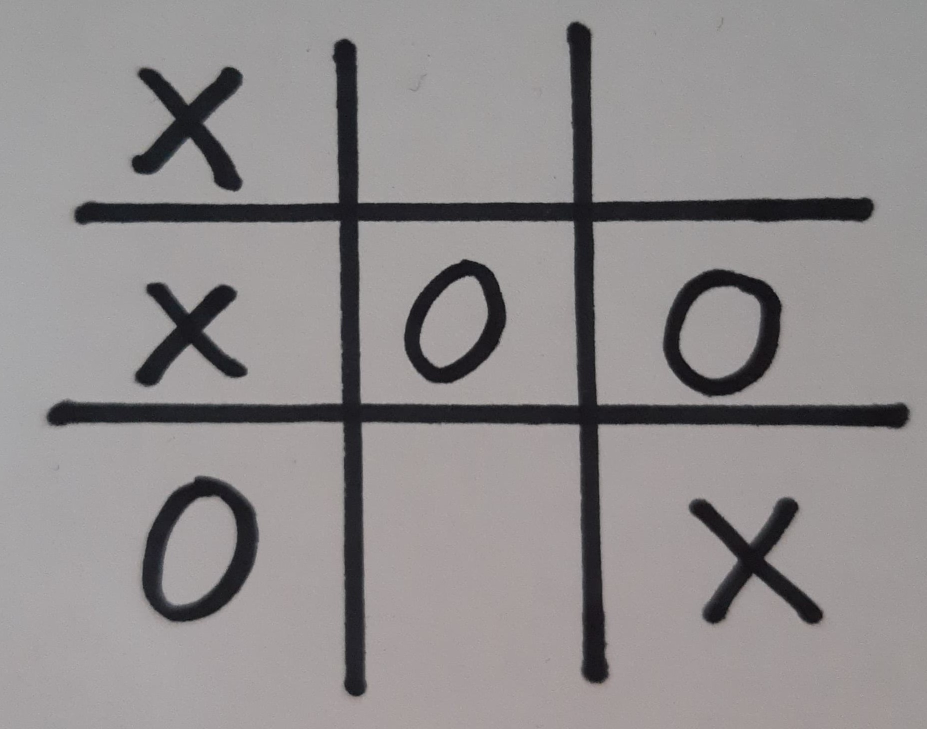
#> input picture Abschlussprojekt_Tic_Tac_Toe/Test_Wiebke/feld_3.jpg, 1854 x 1458 px (shown at 1/2 size)
$ jupyter execute Abschlussprojekt.ipynb
#> lines starting #> are read from the running program, lines starting #| are printed output that depends on the picture; after the words box and inside, x2 and y2 are one past the last pixel; in counts of white or black regions, pixels touching at a corner belong together
Tic Tac Toe Spielstanderkenner

Ziel dieser Arbeit ist es, dass Bilder eines Tic Tac Toe Spiels eingegeben werden und der Spielstand automatisch erkannt wird. Wenn es einen Gewinner gibt, soll dieser Markiert und ausgegeben werden

Schritt 1 Bilder einlesen

[cell 1]
import math
import os
import cv2
import numpy as np
import matplotlib.pyplot as plt
from sklearn.cluster import KMeans
from skimage import color

def show_image(image, title=None):
    plt.imshow(image, cmap='gray')
    if title:
        plt.title(title)
    plt.axis('off')
    plt.show()

def cluster_coords(coords, mindist=20):
    if not coords:
        return []
    coords = sorted(coords)
    clustered = []
    current = [coords[0]]
    for c in coords[1:]:
        if abs(c - current[-1]) < mindist:
            current.append(c)
        else:
            clustered.append(int(np.mean(current)))
            current = [c]
    clustered.append(int(np.mean(current)))
    return clustered

def get_two_most_centered(coords, img_size):
    if len(coords) < 2:
        return [img_size//3, 2*img_size//3]  # Fallback: mittig geschätzt
    targets = [img_size//3, 2*img_size//3]
    selected = []
    coords = sorted(coords)
    for t in targets:
        best = min(coords, key=lambda c: abs(c - t))
        selected.append(best)
        coords.remove(best)
    return sorted(selected)

def get_line_centers(lines, img_size, axis='x'):
    coords = []
    if lines is not None:
        for l in lines:
            x1,y1,x2,y2 = l[0]
            if axis=='x' and abs(x1-x2) < img_size*0.15:
                coords.append((x1+x2)//2)
            if axis=='y' and abs(y1-y2) < img_size*0.15:
                coords.append((y1+y2)//2)
    mind = 15 if axis=='y' else int(img_size*0.04)
    clustered = cluster_coords(coords, mindist=mind)
    print(f"{axis}-ungeclustert:", coords)
    print(f"{axis}-geclustert:", clustered)
    return clustered

def filter_longest_lines(lines, num=12):
    if lines is None or len(lines)==0:
        return []
    segs = [l[0] for l in lines]
    segs.sort(key=lambda l:(l[2]-l[0])**2+(l[3]-l[1])**2, reverse=True)
    return np.array([[s] for s in segs[:num]])

# [9 lines left out: function crop_to_largest_contour, not called in this run]

def extract_grid_lines(binary):
    """ Extrahiert horizontale und vertikale Linien separat. """
    horizontal_kernel = cv2.getStructuringElement(cv2.MORPH_RECT, (40, 1))
    vertical_kernel = cv2.getStructuringElement(cv2.MORPH_RECT, (1, 40))

    detect_horizontal = cv2.morphologyEx(binary, cv2.MORPH_OPEN, horizontal_kernel, iterations=2)
    detect_vertical = cv2.morphologyEx(binary, cv2.MORPH_OPEN, vertical_kernel, iterations=2)

    return detect_horizontal, detect_vertical


def detect_tic_tac_toe_grid(img_path):
#> called with img_path = 'Test_Wiebke/feld_3.jpg'
    if os.path.exists(img_path):
        img_orig = cv2.imread(img_path)
#> img_orig is the input picture: shape (1458, 1854, 3); mean B, G, R 141.2, 140.5, 144.2
    else:
        raise FileNotFoundError(f"Bilddatei '{img_path}' nicht gefunden.")
    gray = cv2.cvtColor(img_orig, cv2.COLOR_BGR2GRAY)

    blur = cv2.medianBlur(gray, 7)

    # adaptive threshold
    binary = cv2.adaptiveThreshold(
        blur, 255,
        cv2.ADAPTIVE_THRESH_GAUSSIAN_C,
        cv2.THRESH_BINARY_INV,
        blockSize=51, C=7
    )
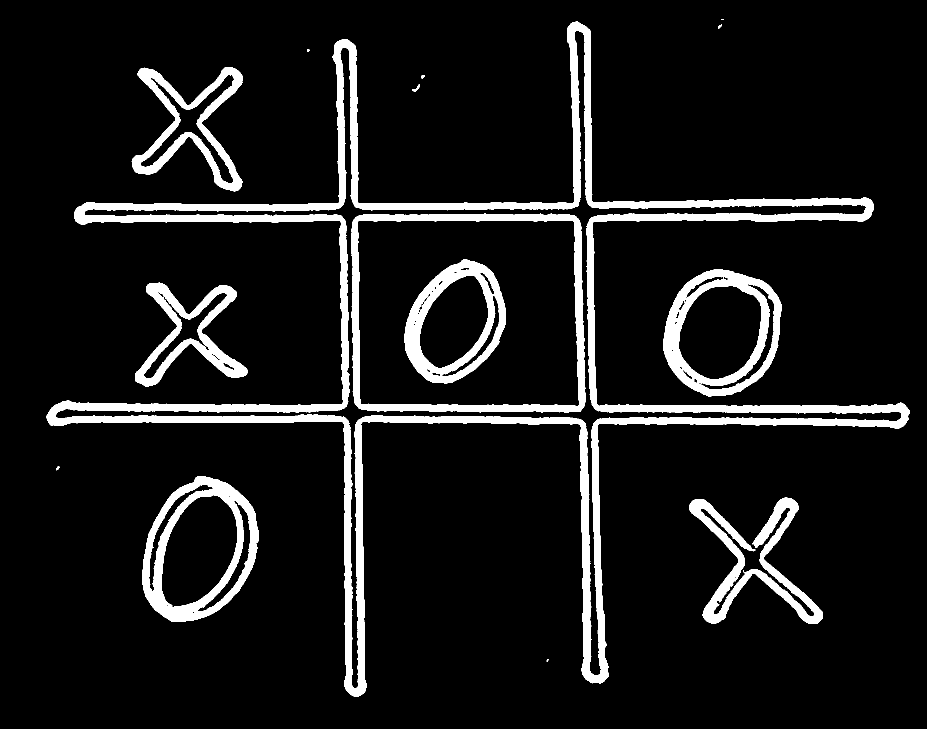
#> binary: shape (1458, 1854) (shown at 1/2 size); 9.5% white; 18 white regions (5 under 20 px), largest, box (x1, y1, x2, y2) and area: (93, 43, 1820, 1393) 133520, (702, 427, 1172, 825) 22092, (284, 952, 517, 1244) 20527
    show_image(binary, "Binary Threshold")

    # gerichtete Linienextraktion
    grid_h, grid_v = extract_grid_lines(binary)
    show_image(grid_h, "Nur horizontale Linien")
    show_image(grid_v, "Nur vertikale Linien")

    # combine für Kantendetektion
    grid_combined = cv2.bitwise_or(grid_h, grid_v)
#> grid_combined: shape (1458, 1854); 5.7% white; 28 white regions, largest, box (x1, y1, x2, y2) and area: (705, 429, 1171, 826) 20128, (1175, 427, 1822, 826) 19097, (712, 833, 1181, 1395) 18911

    h, w = binary.shape
    edges = cv2.Canny(grid_combined, 20, 70, apertureSize=3)
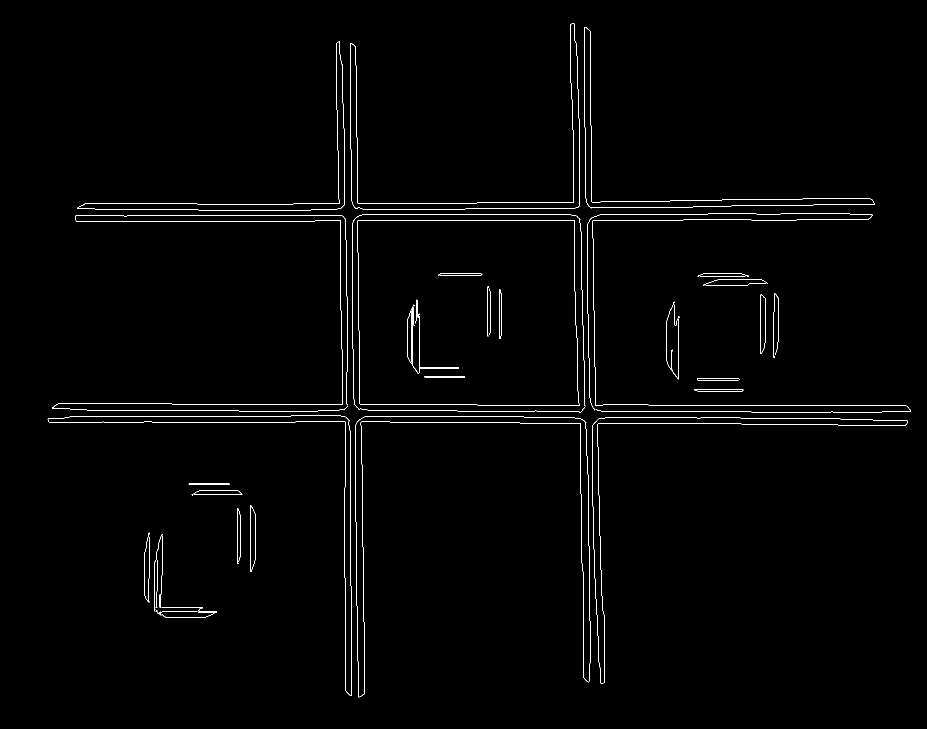
#> edges: shape (1458, 1854) (shown at 1/2 size); 1% white in thin lines or dots, all inside (x1, y1, x2, y2) = (95, 46, 1822, 1395)
    show_image(edges, "Canny Edges")

    min_dim = min(h,w)
    minL = int(min_dim*0.1)
    maxG= int(min_dim*0.25)

    lines = cv2.HoughLinesP(
        edges, 1, np.pi/180,
        threshold=10, minLineLength=minL, maxLineGap=maxG
    )
#> lines = 163 rows, first 6: [861, 428, 1743, 428], [694, 837, 694, 593], [98, 844, 1191, 844], [147, 832, 969, 832], [112, 809, 1296, 809], [1119, 405, 1634, 397]
    lines = filter_longest_lines(lines, num=20)
#> in filter_longest_lines, `segs = [l[0] for l in lines]`: segs = 163 items, first 6: [861, 428, 1743, 428], [694, 837, 694, 593], [98, 844, 1191, 844], [147, 832, 969, 832], [112, 809, 1296, 809], [1119, 405, 1634, 397]
#> lines = 20 rows, first 6: [673, 92, 695, 1386], [707, 89, 728, 1329], [708, 90, 728, 1281], [112, 809, 1296, 809], [98, 844, 1191, 844], [1169, 143, 1207, 1228]

    if lines is not None and len(lines):
        dbg = img_orig.copy()
        for l in lines:
            x1,y1,x2,y2 = l[0]
            cv2.line(dbg, (x1,y1), (x2,y2), (0,255,0), 2)
#> this loop made 20 passes
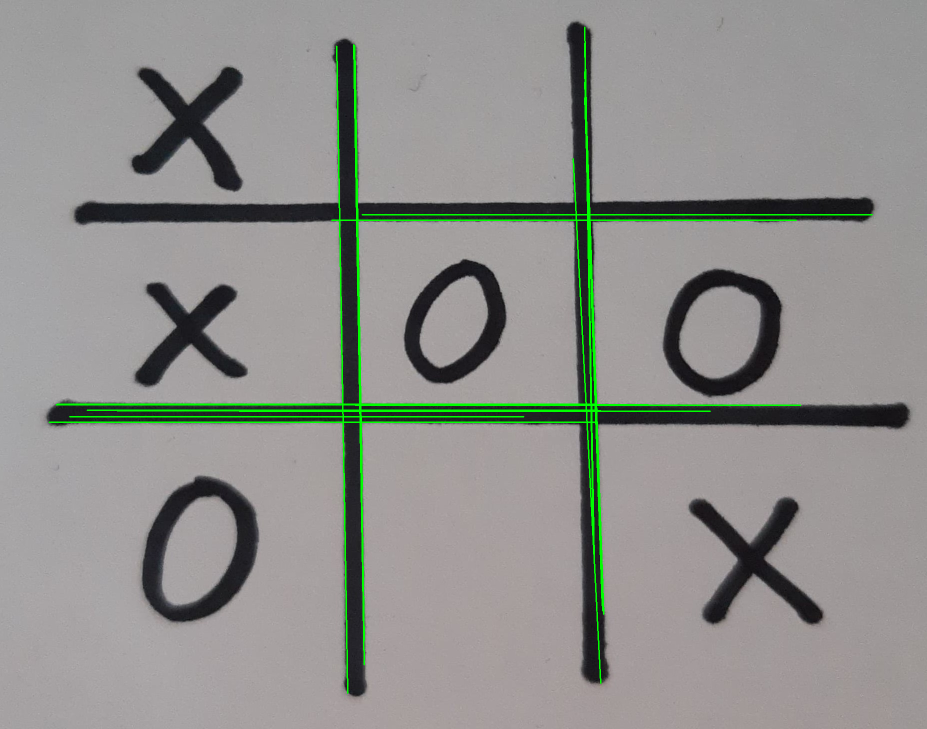
#> dbg: shape (1458, 1854, 3) (shown at 1/2 size); 1.63% of pixels changed, all inside (x1, y1, x2, y2) = (97, 53, 1746, 1388)
        show_image(cv2.cvtColor(dbg, cv2.COLOR_BGR2RGB), "Alle erkannten Linien")

    if lines is not None and len(lines):
        dbg = img_orig.copy()
        for l in lines:
            x1,y1,x2,y2 = l[0]
            cv2.line(dbg, (x1,y1), (x2,y2), (0,255,0), 2)
        show_image(cv2.cvtColor(dbg, cv2.COLOR_BGR2RGB), "Alle erkannten Linien")

    x_centers = get_line_centers(lines, w, axis='x')
#> the loop in get_line_centers, `for l in lines:` made 20 passes
#> after the loop in get_line_centers, `for l in lines:`: coords = [684, 717, 718, 1188, 1178, 1187, 1173, 1186, 1177, 716]
#> in cluster_coords, `coords = sorted(coords)`: coords = [684, 716, 717, 718, 1173, 1177, 1178, 1186, 1187, 1188]
#> in cluster_coords, `current = [coords[0]]`: current = [684]
#> the loop in cluster_coords, `for c in coords[1:]:` made 9 passes
#> (c, current) on pass 4: (1173, [1173])
#> after the loop in cluster_coords, `for c in coords[1:]:`: clustered = [708]
#> in get_line_centers, `clustered = cluster_coords(coords, mindist=mind)`: clustered = [708, 1181]
#| x-ungeclustert: [684, 717, 718, 1188, 1178, 1187, 1173, 1186, 1177, 716]
#| x-geclustert: [708, 1181]
#> x_centers = [708, 1181]
    y_centers = get_line_centers(lines, h, axis='y')
#> the loop in get_line_centers (call 2), `for l in lines:` made 20 passes
#> the loop in cluster_coords (call 2), `for c in coords[1:]:` made 9 passes
#> (c, current) on pass 2: (808, [808])
#| y-ungeclustert: [809, 844, 808, 820, 429, 821, 822, 440, 833, 810]
#| y-geclustert: [434, 820]
#> y_centers = [434, 820]
    vx = get_two_most_centered(x_centers, w)
#> in get_two_most_centered, `coords = sorted(coords)`: coords = [708, 1181]
#> the loop in get_two_most_centered, `for t in targets:` made 2 passes
#> best on passes 1 to 2: 708, 1181
#> after the loop in get_two_most_centered, `for t in targets:`: coords = []; selected = [708, 1181]
#> vx = [708, 1181]
    hy = get_two_most_centered(y_centers, h)
#> the loop in get_two_most_centered (call 2), `for t in targets:` made 2 passes
#> best on passes 1 to 2: 434, 820
#> hy = [434, 820]

    x_coords = [0] + vx + [w]
#> x_coords = [0, 708, 1181, 1854]
    y_coords = [0] + hy + [h]
#> y_coords = [0, 434, 820, 1458]

    img_rgb = cv2.cvtColor(img_orig, cv2.COLOR_BGR2RGB)
    img_grid = img_rgb.copy()
    field_bilder, positionen = [], []

    for row in range(3):
        for col in range(3):
            xa, xb = x_coords[col], x_coords[col+1]
            ya, yb = y_coords[row], y_coords[row+1]
            feld = img_orig[ya:yb, xa:xb]
            field_bilder.append(feld)
            positionen.append((row, col))
            cv2.rectangle(img_grid, (xa,ya), (xb,yb), (255,0,0), 2)
            cv2.putText(img_grid, f"{row},{col}", (xa+5, ya+25),
                        cv2.FONT_HERSHEY_SIMPLEX, 0.8, (0,255,0), 2)
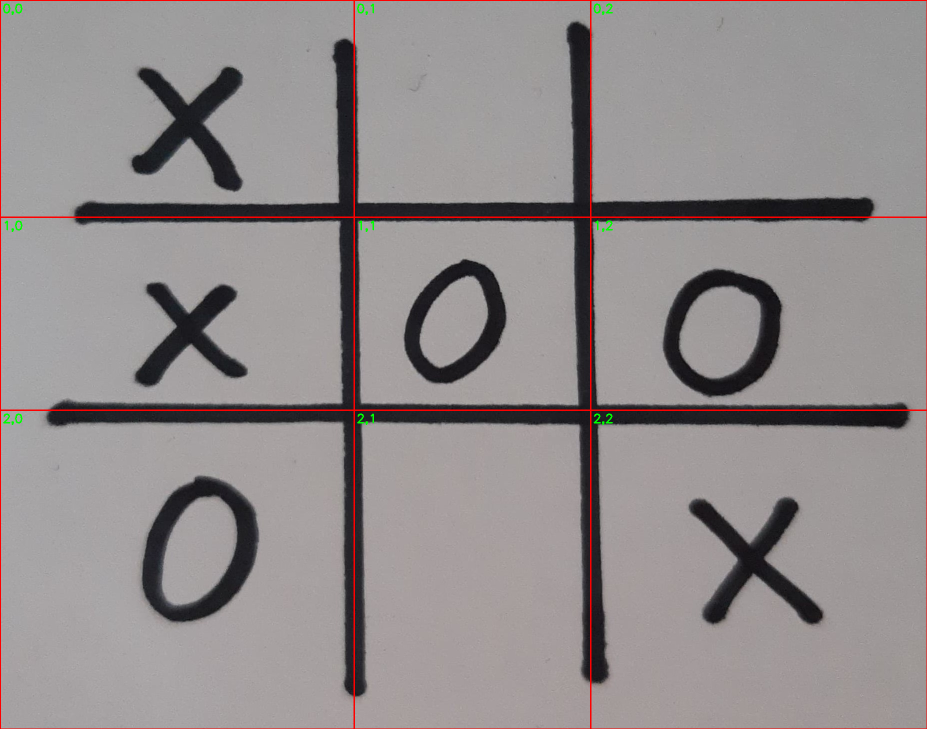
#> img_grid: shape (1458, 1854, 3) (shown at 1/2 size); mean R, G, B 145.9, 139.7, 140.2
#> after the loop, field_bilder = 9 items; positionen = [(0, 0), (0, 1), (0, 2), (1, 0), (1, 1), (1, 2), (2, 0), (2, 1), (2, 2)]

    show_image(cv2.cvtColor(img_grid, cv2.COLOR_BGR2RGB), "Gefundene 9 Felder")
#> in show_image (call 7), `plt.show()`:
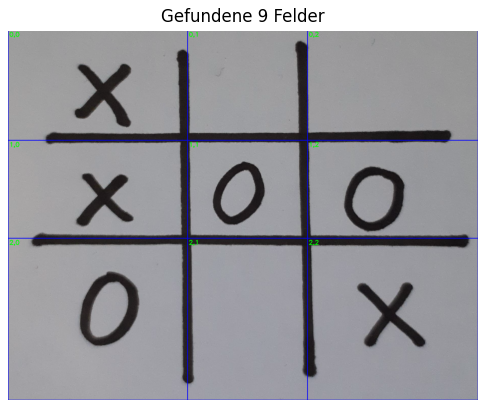
#> figure drawn by matplotlib, 1 panel; B, G, R data is drawn as R, G, B
    return field_bilder, positionen

def crop_and_resize_field(field_img, size=96, pad_color=(255,255,255)):
    h,w = field_img.shape[:2]
    scale = size / max(h,w)
    nh,nw = int(h*scale), int(w*scale)
    resized = cv2.resize(field_img, (nw,nh), interpolation=cv2.INTER_AREA)
    canvas = np.full((size,size,3), pad_color, dtype=np.uint8)
    ys, xs = (size-nh)//2, (size-nw)//2
    canvas[ys:ys+nh, xs:xs+nw] = resized
    return canvas

def show_9_fields(field_bilder, positionen, size=96):
    fig, axs = plt.subplots(3,3, figsize=(8,8))
    for img_cell,(r,c) in zip(field_bilder, positionen):
        norm = crop_and_resize_field(img_cell, size)
        axs[r,c].imshow(cv2.cvtColor(norm, cv2.COLOR_BGR2RGB))
        axs[r,c].axis('off')
    plt.tight_layout()
    plt.show()

# Beispiel-Aufruf
#field_bilder, positionen = detect_tic_tac_toe_grid('Test_Fabi/Filled_Field2.png')
field_bilder, positionen = detect_tic_tac_toe_grid('Test_Wiebke/feld_3.jpg')
#> field_bilder = 9 items
show_9_fields(field_bilder, positionen)
#> the loop in show_9_fields, `for img_cell,(r,c) in zip(field_bilder, positionen):` made 9 passes
#> (r, c, h in crop_and_resize_field, w in crop_and_resize_field, scale in crop_and_resize_field, nh in crop_and_resize_field, nw in crop_and_resize_field, ys in crop_and_resize_field) on passes 1 to 8: (0, 0, 434, 708, 0.136, 58, 96, 19), (0, 1, 434, 473, 0.203, 88, 96, 4), (0, 2, 434, 673, 0.143, 61, 96, 17), (1, 0, 386, 708, 0.136, 52, 96, 22), (1, 1, 386, 473, 0.203, 78, 96, 9), (1, 2, 386, 673, 0.143, 55, 96, 20), (2, 0, 638, 708, 0.136, 86, 96, 5), (2, 1, 638, 473, 0.15, 96, 71, 0)

[cell 2]
def cut(img, sides, amount_percent=8):
    h, w = img.shape[:2]

    amount_h = int(h * amount_percent / 100)
    amount_w = int(w * amount_percent / 100)

    top = amount_h if 'top' in sides else 0
    bottom = h - amount_h if 'bottom' in sides else h
    left = amount_w if 'left' in sides else 0
    right = w - amount_w if 'right' in sides else w

    return img[top:bottom, left:right]


new_field_bilder = []

for img_cell,(r,c) in zip(field_bilder, positionen):
    match (r, c):
        case (0, 0):
            img_cell = cut(img_cell, ('bottom', 'right'))
        case (0, 1):
            img_cell = cut(img_cell, ('bottom', 'right', 'left'))
        case (0, 2):
            img_cell = cut(img_cell, ('bottom', 'left'))
        case (1, 0):
            img_cell = cut(img_cell, ('top', 'bottom', 'right'))
        case (1, 1):
            img_cell = cut(img_cell, ('top', 'bottom', 'right', 'left'), amount_percent=10)
        case (1, 2):
            img_cell = cut(img_cell, ('top', 'bottom', 'left'))
        case (2, 0):
            img_cell = cut(img_cell, ('top', 'right'))
        case (2, 1):
            img_cell = cut(img_cell, ('top', 'right', 'left'))
        case (2, 2):
            img_cell = cut(img_cell, ('top', 'left'))
    new_field_bilder.append(img_cell)
#> this loop made 9 passes
#> (r, c) on passes 1 to 8: (0, 0), (0, 1), (0, 2), (1, 0), (1, 1), (1, 2), (2, 0), (2, 1)
#> after the loop, new_field_bilder = 9 items

field_bilder = new_field_bilder


show_9_fields(field_bilder, positionen)
#> call 2 of show_9_fields, with size = 96
#> the loop in show_9_fields (call 2), `for img_cell,(r,c) in zip(field_bilder, positionen):` made 9 passes
#> (r, c, h in crop_and_resize_field, w in crop_and_resize_field, scale in crop_and_resize_field, nh in crop_and_resize_field, nw in crop_and_resize_field, ys in crop_and_resize_field) on passes 1 to 8: (0, 0, 400, 652, 0.147, 58, 96, 19), (0, 1, 400, 399, 0.24, 96, 95, 0), (0, 2, 400, 620, 0.155, 61, 96, 17), (1, 0, 326, 652, 0.147, 48, 96, 24), (1, 1, 310, 379, 0.253, 78, 96, 9), (1, 2, 326, 620, 0.155, 50, 96, 23), (2, 0, 587, 652, 0.147, 86, 96, 5), (2, 1, 587, 399, 0.164, 96, 65, 0)
#> pass 1, in crop_and_resize_field (call 10), `resized = cv2.resize(field_img, (nw,nh), interpolation=cv2.INTER_AREA)`:
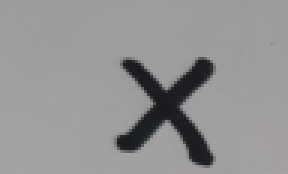
#> resized: shape (58, 96, 3) (shown 3 times larger); mean of channels 0, 1, 2 147.7, 146.9, 147.7; drawn as B, G, R
#> pass 1, in show_9_fields (call 2), `norm = crop_and_resize_field(img_cell, size)`:
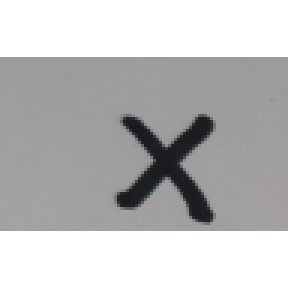
#> norm: shape (96, 96, 3) (shown 3 times larger); mean of channels 0, 1, 2 190.2, 189.7, 190.2; drawn as B, G, R
#> after the loop in show_9_fields (call 2), `for img_cell,(r,c) in zip(field_bilder, positionen):`:
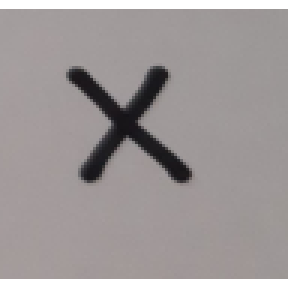
#> norm: shape (96, 96, 3) (shown 3 times larger); mean of channels 0, 1, 2 152.4, 152.3, 158.4; drawn as B, G, R
#> in show_9_fields (call 2), `plt.show()`:
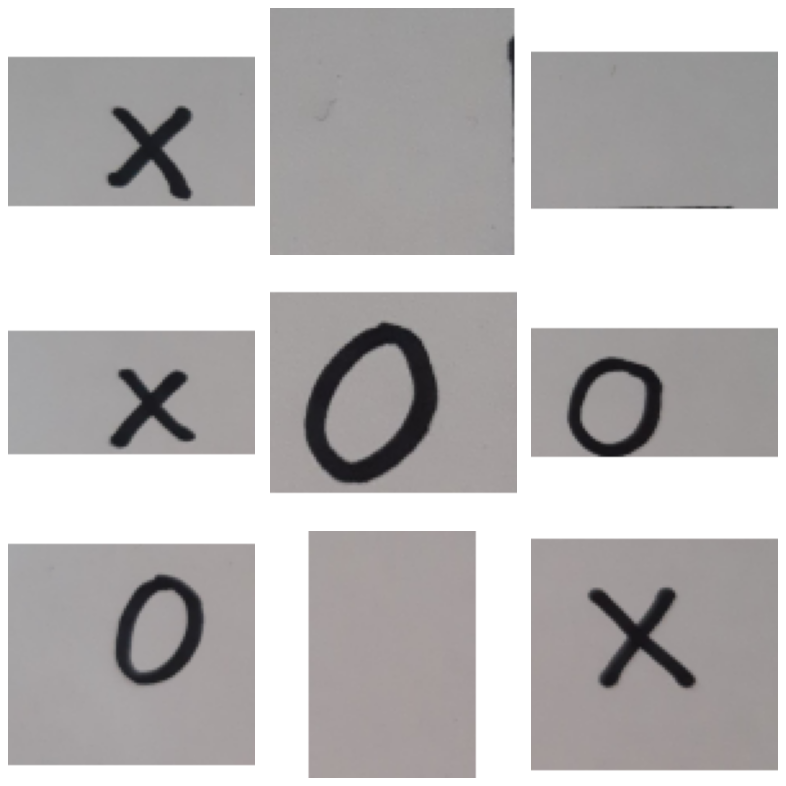
#> figure drawn by matplotlib, 9 panels
#> (the rest of the program and of its run is left out)
